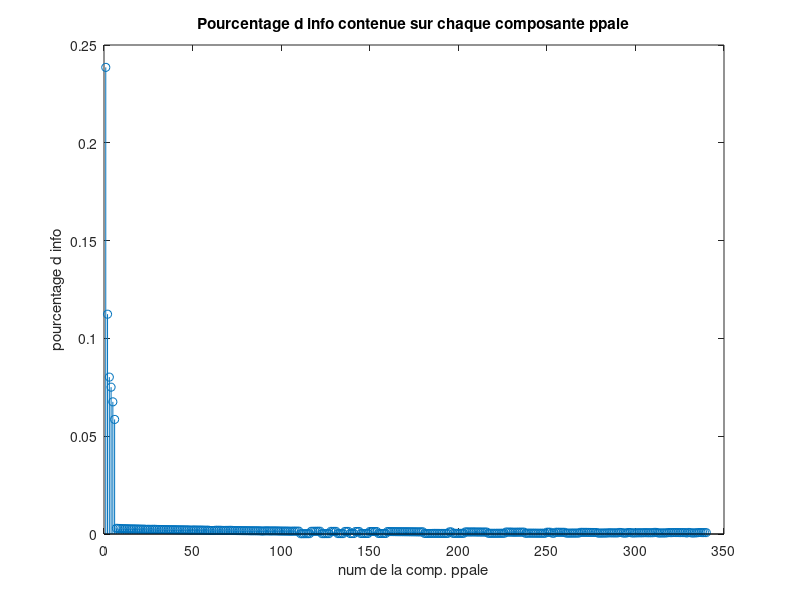
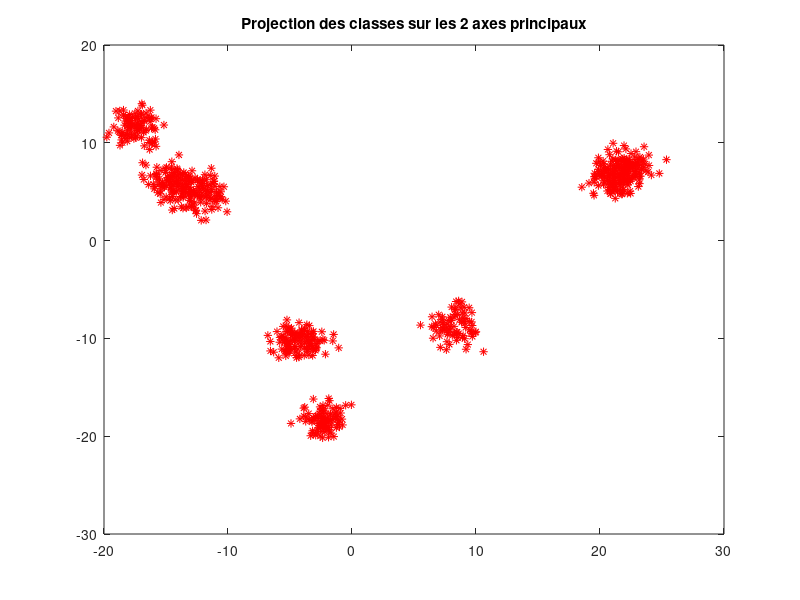

Reproduce these figures in MATLAB, in order.
clear variables
close all

% chargement du jeu de donn�es
load('dataset.mat')

%Calcul de la matrice de Variance/Covariance
XC = X - mean(X);
sigma = (1/length(X(:,1)))*(XC)'*XC ;

[W,D] = eig(sigma);
[Dtrie,ind] = sort ( diag(D), 'descend');
W=W(:,ind);

%Calcul de la matrice C de l'echantillon X
C=XC*W;

figure(1),clf
info_axes = Dtrie/sum(Dtrie);
stem(ind,info_axes);
title('Pourcentage d info contenue sur chaque composante ppale')
xlabel('num de la comp. ppale');ylabel('pourcentage d info');


figure(2), clf, 
grid on 
p1 = plot(C(:,1),C(:,2),'r*');
title('Projection des classes sur les 2 axes principaux')

%On constate l'éxistence de 6 clusters que ce soit avec 2 axes principaux
%ou 3 axes principaux.
